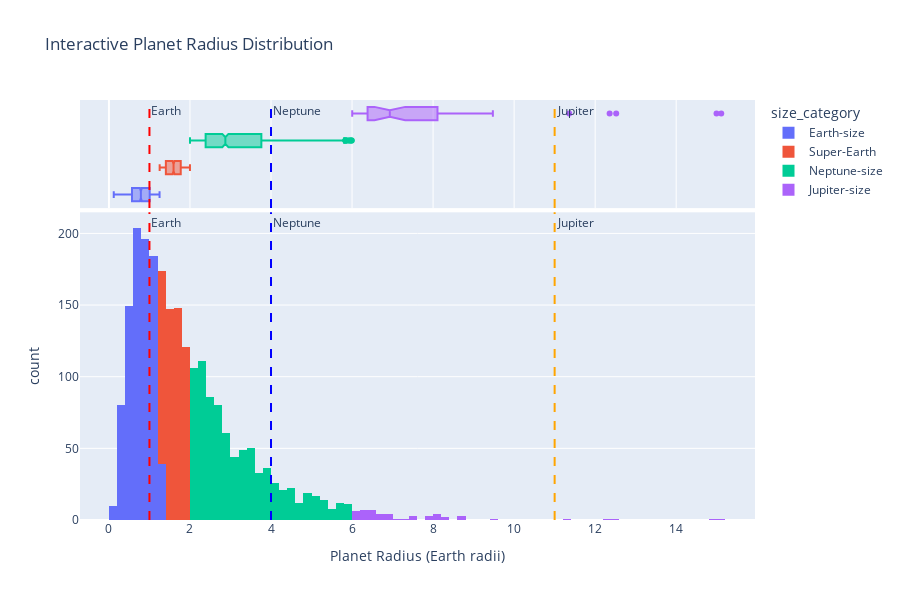
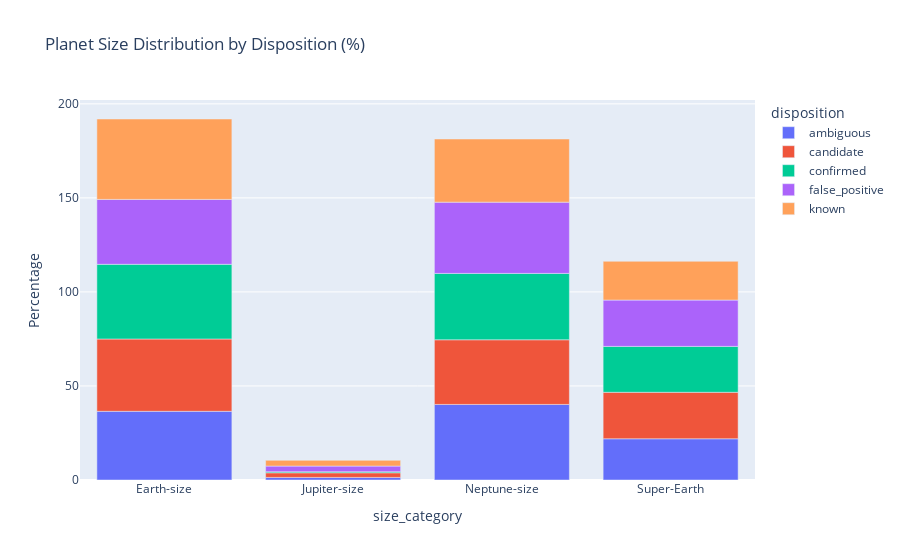

The code cell stored with these charts, in order, in its notebook:
### Code cell
# Interactive radius analysis
fig = px.histogram(combined_clean, x='planet_radius', color='size_category',
                   marginal='box', hover_data=['disposition', 'source'],
                   title='Interactive Planet Radius Distribution',
                   labels={'planet_radius': 'Planet Radius (Earth radii)'})
fig.add_vline(x=1.0, line_dash="dash", line_color="red", annotation_text="Earth")
fig.add_vline(x=4.0, line_dash="dash", line_color="blue", annotation_text="Neptune")
fig.add_vline(x=11.0, line_dash="dash", line_color="orange", annotation_text="Jupiter")
fig.update_layout(height=600)
fig.show()

# Size category by disposition
size_disp = pd.crosstab(combined_clean['size_category'], combined_clean['disposition'], normalize='columns') * 100
fig2 = px.bar(size_disp, title='Planet Size Distribution by Disposition (%)',
              labels={'value': 'Percentage', 'index': 'Size Category'})
fig2.show()

### Figure 1 — Plotly figure (JSON) as saved in the notebook; plotly's stock layout.template omitted (floating-point values rounded to 4 significant figures; data arrays with more than 128 entries replaced by an {"elided": "..."} marker saying what was removed)
{"data": [{"bingroup": "x", "hovertemplate": "size_category=Earth-size<br>Planet Radius (Earth radii)=%{x}<br>count=%{y}<extra></extra>", "legendgroup": "Earth-size", "marker": {"color": "#636efa", "pattern": {"shape": ""}}, "name": "Earth-size", "orientation": "v", "showlegend": true, "type": "histogram", "x": {"elided": "862 float values"}, "xaxis": "x", "yaxis": "y"}, {"customdata": {"elided": "862x2 str values"}, "hovertemplate": "size_category=Earth-size<br>Planet Radius (Earth radii)=%{x}<br>disposition=%{customdata[0]}<br>source=%{customdata[1]}<extra></extra>", "legendgroup": "Earth-size", "marker": {"color": "#636efa"}, "name": "Earth-size", "notched": true, "showlegend": false, "type": "box", "x": {"elided": "862 float values"}, "xaxis": "x2", "yaxis": "y2"}, {"bingroup": "x", "hovertemplate": "size_category=Super-Earth<br>Planet Radius (Earth radii)=%{x}<br>count=%{y}<extra></extra>", "legendgroup": "Super-Earth", "marker": {"color": "#EF553B", "pattern": {"shape": ""}}, "name": "Super-Earth", "orientation": "v", "showlegend": true, "type": "histogram", "x": {"elided": "551 float values"}, "xaxis": "x", "yaxis": "y"}, {"customdata": {"elided": "551x2 str values"}, "hovertemplate": "size_category=Super-Earth<br>Planet Radius (Earth radii)=%{x}<br>disposition=%{customdata[0]}<br>source=%{customdata[1]}<extra></extra>", "legendgroup": "Super-Earth", "marker": {"color": "#EF553B"}, "name": "Super-Earth", "notched": true, "showlegend": false, "type": "box", "x": {"elided": "551 float values"}, "xaxis": "x2", "yaxis": "y2"}, {"bingroup": "x", "hovertemplate": "size_category=Neptune-size<br>Planet Radius (Earth radii)=%{x}<br>count=%{y}<extra></extra>", "legendgroup": "Neptune-size", "marker": {"color": "#00cc96", "pattern": {"shape": ""}}, "name": "Neptune-size", "orientation": "v", "showlegend": true, "type": "histogram", "x": {"elided": "818 float values"}, "xaxis": "x", "yaxis": "y"}, {"customdata": {"elided": "818x2 str values"}, "hovertemplate": "size_category=Neptune-size<br>Planet Radius (Earth radii)=%{x}<br>disposition=%{customdata[0]}<br>source=%{customdata[1]}<extra></extra>", "legendgroup": "Neptune-size", "marker": {"color": "#00cc96"}, "name": "Neptune-size", "notched": true, "showlegend": false, "type": "box", "x": {"elided": "818 float values"}, "xaxis": "x2", "yaxis": "y2"}, {"bingroup": "x", "hovertemplate": "size_category=Jupiter-size<br>Planet Radius (Earth radii)=%{x}<br>count=%{y}<extra></extra>", "legendgroup": "Jupiter-size", "marker": {"color": "#ab63fa", "pattern": {"shape": ""}}, "name": "Jupiter-size", "orientation": "v", "showlegend": true, "type": "histogram", "x": [7.546, 6.004, 8.665, 6.962, 15.0, 11.36, 6.983, 6.627, 8.138, 6.932, 6.294, 6.289, 6.684, 6.524, 8.117, 8.765, 7.011, 8.247, 7.872, 6.347, 8.082, 9.475, 6.37, 6.235, 6.732, 7.876, 6.111, 6.422, 6.154, 6.431, 15.11, 12.36, 6.752, 8.018, 6.294, 6.099, 6.554, 12.52, 6.898, 6.514, 7.435, 6.005, 6.502, 7.81, 8.288, 6.495, 7.578, 8.689, 6.117, 7.303, 6.333], "xaxis": "x", "yaxis": "y"}, {"customdata": [["false_positive", "KOI"], ["false_positive", "KOI"], ["candidate", "KOI"], ["candidate", "KOI"], ["candidate", "KOI"], ["candidate", "KOI"], ["false_positive", "KOI"], ["false_positive", "KOI"], ["false_positive", "KOI"], ["ambiguous", "KOI"], ["false_positive", "KOI"], ["false_positive", "KOI"], ["candidate", "KOI"], ["confirmed", "KOI"], ["candidate", "KOI"], ["false_positive", "KOI"], ["false_positive", "KOI"], ["ambiguous", "KOI"], ["candidate", "KOI"], ["false_positive", "KOI"], ["candidate", "KOI"], ["known", "TOI"], ["ambiguous", "TOI"], ["confirmed", "TOI"], ["candidate", "TOI"], ["candidate", "TOI"], ["known", "TOI"], ["candidate", "TOI"], ["candidate", "TOI"], ["false_positive", "TOI"], ["candidate", "TOI"], ["candidate", "TOI"], ["known", "TOI"], ["candidate", "TOI"], ["candidate", "K2"], ["candidate", "K2"], ["false_positive", "K2"], ["false_positive", "K2"], ["candidate", "K2"], ["candidate", "K2"], ["known", "K2"], ["candidate", "K2"], ["candidate", "K2"], ["false_positive", "K2"], ["candidate", "K2"], ["candidate", "K2"], ["candidate", "K2"], ["candidate", "K2"], ["false_positive", "K2"], ["candidate", "K2"], ["false_positive", "K2"]], "hovertemplate": "size_category=Jupiter-size<br>Planet Radius (Earth radii)=%{x}<br>disposition=%{customdata[0]}<br>source=%{customdata[1]}<extra></extra>", "legendgroup": "Jupiter-size", "marker": {"color": "#ab63fa"}, "name": "Jupiter-size", "notched": true, "showlegend": false, "type": "box", "x": [7.546, 6.004, 8.665, 6.962, 15.0, 11.36, 6.983, 6.627, 8.138, 6.932, 6.294, 6.289, 6.684, 6.524, 8.117, 8.765, 7.011, 8.247, 7.872, 6.347, 8.082, 9.475, 6.37, 6.235, 6.732, 7.876, 6.111, 6.422, 6.154, 6.431, 15.11, 12.36, 6.752, 8.018, 6.294, 6.099, 6.554, 12.52, 6.898, 6.514, 7.435, 6.005, 6.502, 7.81, 8.288, 6.495, 7.578, 8.689, 6.117, 7.303, 6.333], "xaxis": "x2", "yaxis": "y2"}], "layout": {"annotations": [{"showarrow": false, "text": "Earth", "x": 1, "xanchor": "left", "xref": "x", "y": 1, "yanchor": "top", "yref": "y domain"}, {"showarrow": false, "text": "Earth", "x": 1, "xanchor": "left", "xref": "x2", "y": 1, "yanchor": "top", "yref": "y2 domain"}, {"showarrow": false, "text": "Neptune", "x": 4, "xanchor": "left", "xref": "x", "y": 1, "yanchor": "top", "yref": "y domain"}, {"showarrow": false, "text": "Neptune", "x": 4, "xanchor": "left", "xref": "x2", "y": 1, "yanchor": "top", "yref": "y2 domain"}, {"showarrow": false, "text": "Jupiter", "x": 11, "xanchor": "left", "xref": "x", "y": 1, "yanchor": "top", "yref": "y domain"}, {"showarrow": false, "text": "Jupiter", "x": 11, "xanchor": "left", "xref": "x2", "y": 1, "yanchor": "top", "yref": "y2 domain"}], "barmode": "relative", "height": 600, "legend": {"title": {"text": "size_category"}, "tracegroupgap": 0}, "shapes": [{"line": {"color": "red", "dash": "dash"}, "type": "line", "x0": 1, "x1": 1, "xref": "x", "y0": 0, "y1": 1, "yref": "y domain"}, {"line": {"color": "red", "dash": "dash"}, "type": "line", "x0": 1, "x1": 1, "xref": "x2", "y0": 0, "y1": 1, "yref": "y2 domain"}, {"line": {"color": "blue", "dash": "dash"}, "type": "line", "x0": 4, "x1": 4, "xref": "x", "y0": 0, "y1": 1, "yref": "y domain"}, {"line": {"color": "blue", "dash": "dash"}, "type": "line", "x0": 4, "x1": 4, "xref": "x2", "y0": 0, "y1": 1, "yref": "y2 domain"}, {"line": {"color": "orange", "dash": "dash"}, "type": "line", "x0": 11, "x1": 11, "xref": "x", "y0": 0, "y1": 1, "yref": "y domain"}, {"line": {"color": "orange", "dash": "dash"}, "type": "line", "x0": 11, "x1": 11, "xref": "x2", "y0": 0, "y1": 1, "yref": "y2 domain"}], "title": {"text": "Interactive Planet Radius Distribution"}, "xaxis": {"anchor": "y", "domain": [0, 1], "title": {"text": "Planet Radius (Earth radii)"}}, "xaxis2": {"anchor": "y2", "domain": [0, 1], "matches": "x", "showgrid": true, "showticklabels": false}, "yaxis": {"anchor": "x", "domain": [0, 0.7326], "title": {"text": "count"}}, "yaxis2": {"anchor": "x2", "domain": [0.7426, 1], "matches": "y2", "showgrid": false, "showline": false, "showticklabels": false, "ticks": ""}}}

### Figure 2 — Plotly figure (JSON) as saved in the notebook; plotly's stock layout.template omitted (floating-point values rounded to 4 significant figures)
{"data": [{"hovertemplate": "disposition=ambiguous<br>size_category=%{x}<br>Percentage=%{y}<extra></extra>", "legendgroup": "ambiguous", "marker": {"color": "#636efa", "pattern": {"shape": ""}}, "name": "ambiguous", "orientation": "v", "showlegend": true, "textposition": "auto", "type": "bar", "x": ["Earth-size", "Jupiter-size", "Neptune-size", "Super-Earth"], "xaxis": "x", "y": [36.53, 1.37, 40.18, 21.92], "yaxis": "y"}, {"hovertemplate": "disposition=candidate<br>size_category=%{x}<br>Percentage=%{y}<extra></extra>", "legendgroup": "candidate", "marker": {"color": "#EF553B", "pattern": {"shape": ""}}, "name": "candidate", "orientation": "v", "showlegend": true, "textposition": "auto", "type": "bar", "x": ["Earth-size", "Jupiter-size", "Neptune-size", "Super-Earth"], "xaxis": "x", "y": [38.45, 2.462, 34.38, 24.72], "yaxis": "y"}, {"hovertemplate": "disposition=confirmed<br>size_category=%{x}<br>Percentage=%{y}<extra></extra>", "legendgroup": "confirmed", "marker": {"color": "#00cc96", "pattern": {"shape": ""}}, "name": "confirmed", "orientation": "v", "showlegend": true, "textposition": "auto", "type": "bar", "x": ["Earth-size", "Jupiter-size", "Neptune-size", "Super-Earth"], "xaxis": "x", "y": [39.71, 0.5882, 35.29, 24.41], "yaxis": "y"}, {"hovertemplate": "disposition=false_positive<br>size_category=%{x}<br>Percentage=%{y}<extra></extra>", "legendgroup": "false_positive", "marker": {"color": "#ab63fa", "pattern": {"shape": ""}}, "name": "false_positive", "orientation": "v", "showlegend": true, "textposition": "auto", "type": "bar", "x": ["Earth-size", "Jupiter-size", "Neptune-size", "Super-Earth"], "xaxis": "x", "y": [34.51, 2.985, 37.87, 24.63], "yaxis": "y"}, {"hovertemplate": "disposition=known<br>size_category=%{x}<br>Percentage=%{y}<extra></extra>", "legendgroup": "known", "marker": {"color": "#FFA15A", "pattern": {"shape": ""}}, "name": "known", "orientation": "v", "showlegend": true, "textposition": "auto", "type": "bar", "x": ["Earth-size", "Jupiter-size", "Neptune-size", "Super-Earth"], "xaxis": "x", "y": [42.75, 3.053, 33.59, 20.61], "yaxis": "y"}], "layout": {"barmode": "relative", "legend": {"title": {"text": "disposition"}, "tracegroupgap": 0}, "title": {"text": "Planet Size Distribution by Disposition (%)"}, "xaxis": {"anchor": "y", "domain": [0, 1], "title": {"text": "size_category"}}, "yaxis": {"anchor": "x", "domain": [0, 1], "title": {"text": "Percentage"}}}}
